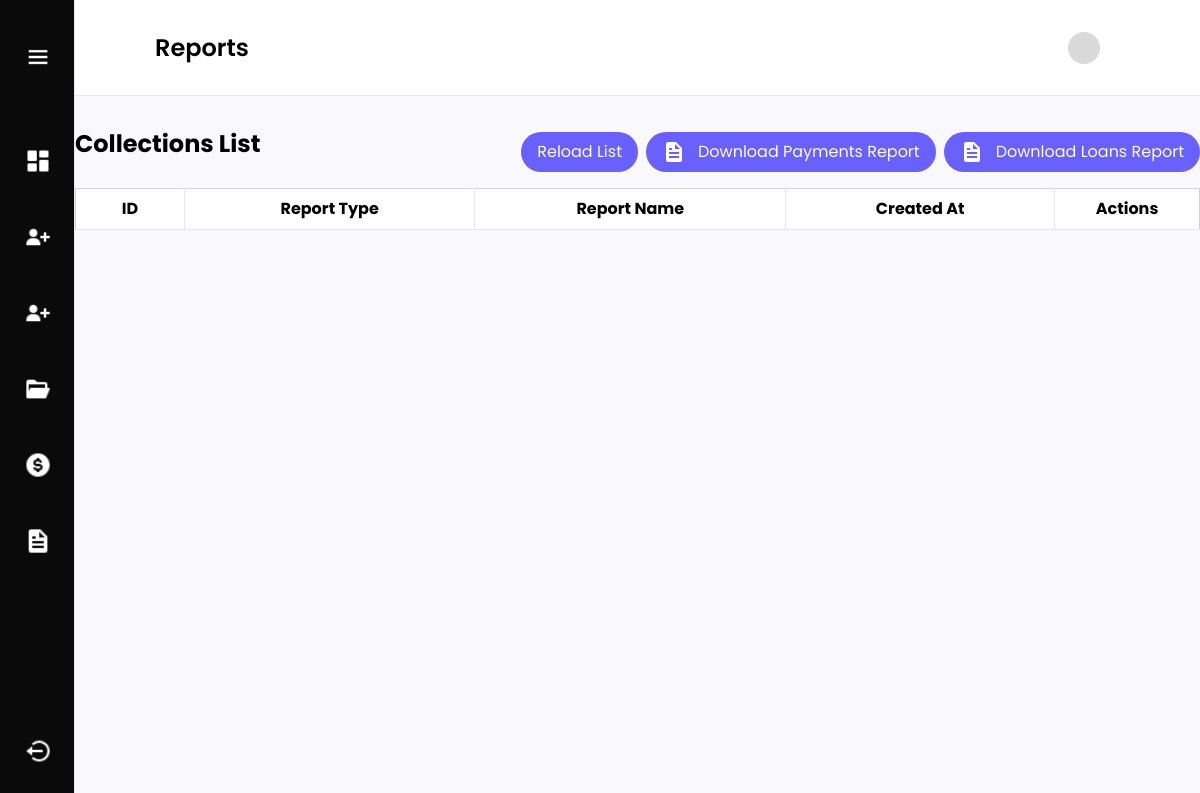
Before: /adminUser/reports with the older database file.
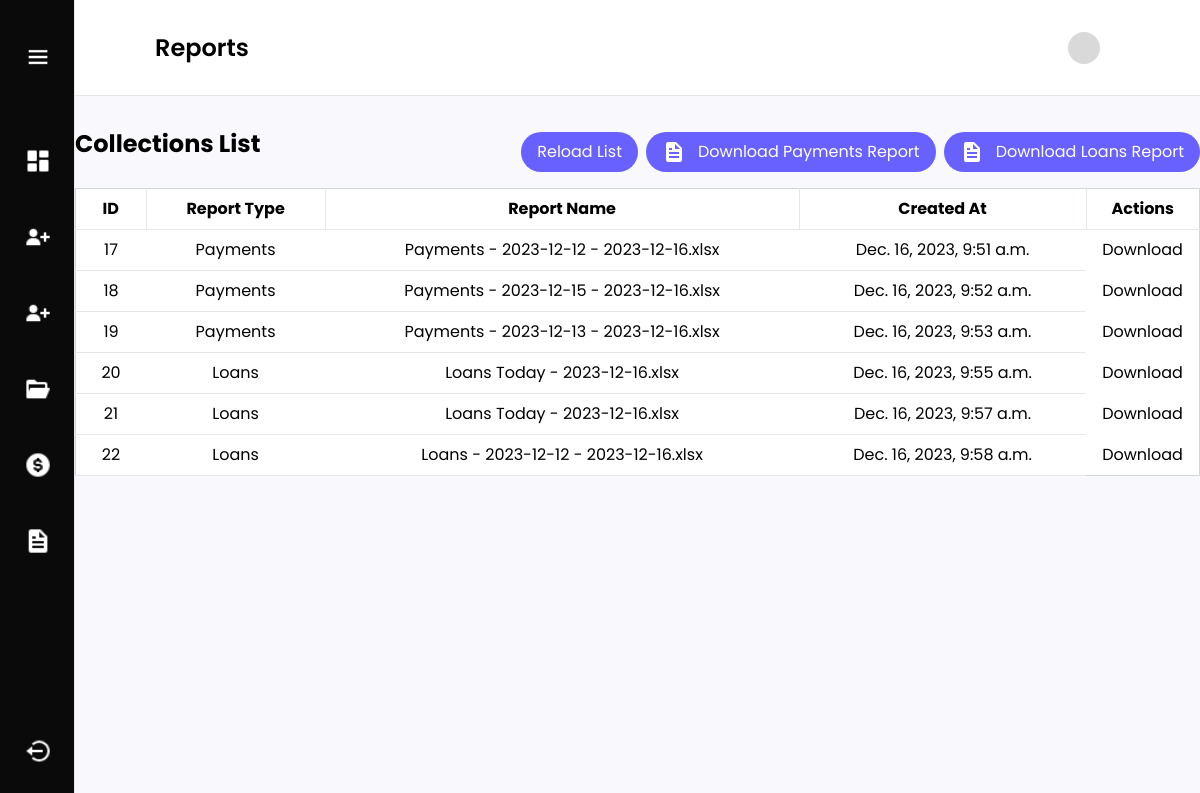
After: the same page with the newer database file.
### loanmanagement/models.py (models this page shows)
class Reports(models.Model):
    type = models.CharField(max_length=50)
    filename = models.CharField(max_length=250)
    filepath = models.CharField(max_length=250)
    created_at = models.DateTimeField(auto_now_add=True)

### loanmanagement/views.py (the view)
# urls.py: path("reports", views.reports, name="reports"),
def reports(request):
    report = Reports.objects.all()
    return render(request, "reports.html", {'reports': report})

### loanmanagement/templates/reports.html (shortened to what this page needs)
{% extends 'layout.html' %}
{% block content %}
<div>
    <div class="flex justify-between bg-white h-24 items-center px-6 md:px-20 py-auto border-b">
        <h2 class="text-xl md:text-2xl font-semibold">Reports</h2>
        <div class="flex gap-2 md:gap-5 justify-center items-center">
            {% load static %}
            <img src="{% static 'images/svg/skeleton.svg' %}" class="w-6 h-6 md:w-8 h-8">
        </div>
    </div>
    <div class="mx-3 md:mx-auto max-w-[1240px] mt-8">
        <div class="flex justify-between items-center mb-3">
            <h1 class="md:text-2xl text-xl font-bold mb-4">Collections List</h1>
            <div class="flex gap-2">
                <button type="button" id="reload" class="text-[12px] md:text-[16px] flex items-center justify-center gap-3 bg-[#6861ff] text-white py-1 md:py-2 px-4 rounded-[50px]">
                    Reload List
                </button>
            <div class="relative">
                <button type="button" id="downloadReportBtn" class="text-[12px] md:text-[16px] flex items-center justify-center gap-3 bg-[#6861ff] text-white py-1 md:py-2 px-4 rounded-[50px]">
                    <img/>
                    Download Payments Report
                </button>
            </div>
            <div class="relative">
                <button type="button" id="downloadLoanReportBtn" class="text-[12px] md:text-[16px] flex items-center justify-center gap-3 bg-[#6861ff] text-white py-1 md:py-2 px-4 rounded-[50px]">
                    <img/>
                    Download Loans Report
                </button>
            </div>
                </div>
        </div>
        <table class="min-w-full bg-white border border-gray-300">
            <thead>
                <tr>
                    <th class="py-2 px-4 border-b border-r">ID</th>
                    <th class="py-2 px-4 border-b border-r">Report Type</th>
                    <th class="py-2 px-4 border-b border-r">Report Name</th>
                    <th class="py-2 px-4 border-b border-r">Created At</th>
                    <th class="py-2  border-b">Actions</th>
                </tr>
            </thead>
            <tbody>
                {% for report in reports %}
                    <tr class="text-center">
                        <td class="py-2 px-4 border-b">{{ report.id }}</td>
                        <td class="py-2 px-4 border-b">{{ report.type }}</td>
                        <td class="py-2 px-4 border-b">{{ report.filename }}</td>
                        <td class="py-2 px-4 border-b">{{ report.created_at }}</td>
                         <td>
                             <a href="/media/reports/payments/{{ report.filename }}" download>Download</a>
                        </td>
                    </tr>
                {% endfor %}
            </tbody>
        </table>
    </div>
</div>
{% endblock %}

### loanmanagement/templates/layout.html (shortened to what this page needs)
{% load widget_tweaks %}
<!DOCTYPE html>
<html lang="en">
<head>
    <script src="https://cdn.tailwindcss.com"></script>
    <link href='https://unpkg.com/boxicons@2.0.7/css/boxicons.min.css' rel='stylesheet'>
    <link rel="stylesheet" href="https://cdn.jsdelivr.net/npm/flatpickr/dist/flatpickr.min.css">
</head>
<body class="font-Poppins bg-[#f8f8fd] overflow-hidden">
    <div class="flex h-screen bg-black/80">
        <nav id="sidebar" class="w-[75px] bg-black/80 border-r overflow-y-auto flex flex-col overflow-hidden">
            <div class="flex items-center py-2 text-white gap-6 truncate mb-[60px] mt-[35px] ml-6">
                <img id="toggleSidebar" class="w-[28px] h-[28px]"/> Logo</div>
            <div class="flex flex-col w-full">
                <ul class="flex-col items-center space-y-8 ml-2">
                    <li id="dashboard" class="rounded-l-[50px]">
                        <a class="flex items-center py-2 px-4 text-white gap-6 truncate" href="/adminUser/">
                            <img class="w-[28px] h-[28px]"/>  Dashboard
                        </a>
                    </li>
                    <li id="addClient" class="rounded-l-[50px]">
                        <a class="flex items-center py-2 px-4 text-white gap-6 truncate" href="{% url 'addClient' %}">
                            <img class="w-[28px] h-[28px]"/>Add Client
                        </a>
                    </li>
                    <li id="addClient" class="rounded-l-[50px]">
                        <a class="flex items-center py-2 px-4 text-white gap-6 truncate" href="{% url 'addCollector' %}">
                            <img class="w-[28px] h-[28px]"/>Collector
                        </a>
                    </li>
                    <li id="loanPortal" class="rounded-l-[50px]">
                        <a class="flex items-center py-2 px-4 text-white gap-6 truncate" href="{% url 'loan_list' %}">
                            <img class="w-[28px] h-[28px]"/>Loan Portal
                        </a>
                    </li>
                    <li id="payments" class="rounded-l-[50px]">
                        <a class="flex items-center py-2 px-4 text-white gap-6 truncate" href="{% url 'paymentList' %}">
                            <img class="w-[28px] h-[28px]"/>Payment
                        </a>
                    </li>
                    <li id="reports" class="rounded-l-[50px]">
                        <a class="flex items-center py-2 px-4 text-white gap-6 truncate" href="{% url 'reports' %}">
                            <img class="w-[28px] h-[28px]"/>Reports
                        </a>
                    </li>
                    <li id="logout" class="rounded-l-[50px] py-1 ">
                        <a href="{% url 'logout' %}">
                            <p class="flex items-center py-2 px-4 text-white gap-6 truncate mt-[40px] md:mt-[130px]">
                                <img class="w-[28px] h-[28px]"/>Logout
                            </p>
                        </a>
                    </li>
                </ul>
            </div>
        </nav>
        <main class="flex-1 overflow-x-hidden bg-[#f8f8fd]">
            <div class="mx-auto">
                {% block content %}{% endblock %}
            </div>
        </main>
    </div>
</body>
</html>

### loanmanagement/templates/layout.html (style rules this page uses)
body { font-family: 'Poppins', sans-serif; }
#sidebar { transition: width 0.3s ease-in-out; }

Changed rows visible on the page:
added Reports: id "17", type "Payments", filename "Payments - 2023-12-12 - 2023-12-16.xlsx", created_at "Dec. 16, 2023, 9:51 a.m."
added Reports: id "18", type "Payments", filename "Payments - 2023-12-15 - 2023-12-16.xlsx", created_at "Dec. 16, 2023, 9:52 a.m."
added Reports: id "19", type "Payments", filename "Payments - 2023-12-13 - 2023-12-16.xlsx", created_at "Dec. 16, 2023, 9:53 a.m."
added Reports: id "20", type "Loans", filename "Loans Today - 2023-12-16.xlsx", created_at "Dec. 16, 2023, 9:55 a.m."
added Reports: id "21", type "Loans", filename "Loans Today - 2023-12-16.xlsx", created_at "Dec. 16, 2023, 9:57 a.m."
added Reports: id "22", type "Loans", filename "Loans - 2023-12-12 - 2023-12-16.xlsx", created_at "Dec. 16, 2023, 9:58 a.m."
